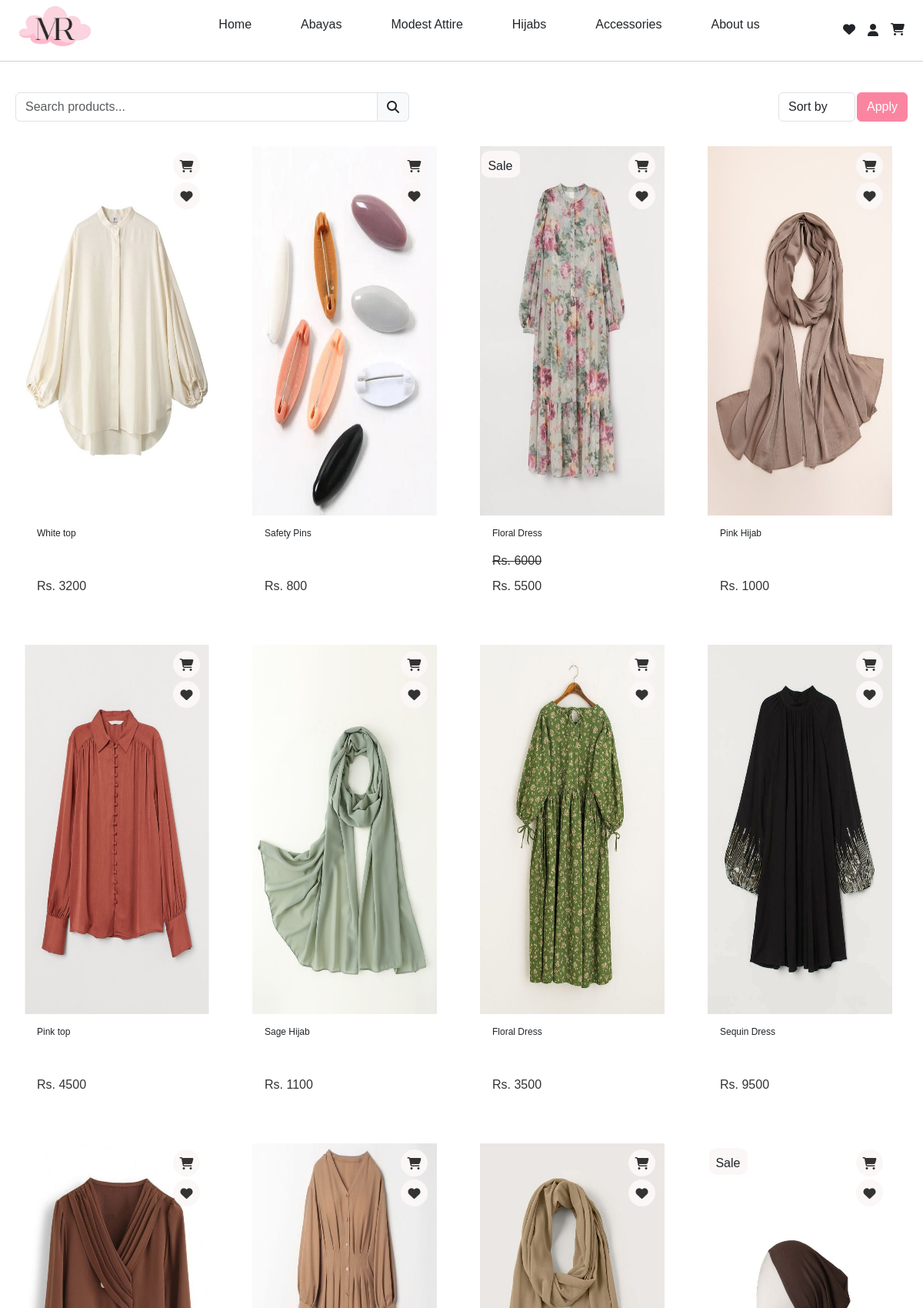
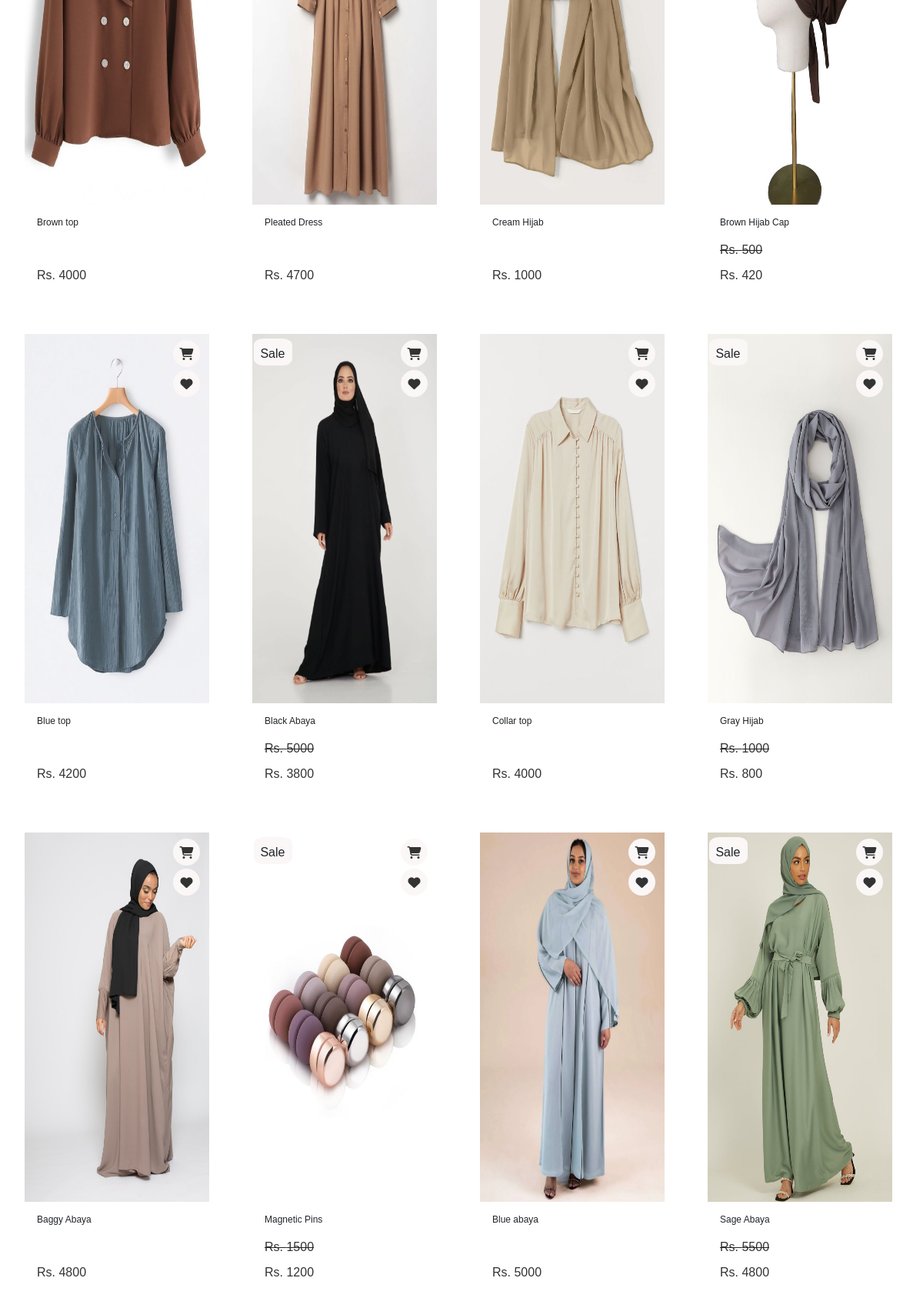
The app's page /home/ (signed in, upper part) with its own data (2 pictures, top to bottom).
### store/models.py (models this page shows, shortened)
class Product(models.Model):
    product_name = models.CharField(max_length=200)
    category = models.ForeignKey(Category,on_delete=models.CASCADE,default=1)
    sub_category= models.ForeignKey(SubCategory,on_delete=models.CASCADE,default=1)
    price = models.DecimalField(default=0,decimal_places=0,max_digits=8)
    desc = models.CharField(max_length=250,default='',blank=True,null=True)
    image = models.ImageField(upload_to='uploads/products/')
    on_sale = models.BooleanField(default=False)
    sale_price = models.DecimalField(default=0,decimal_places=0,max_digits=8)

### store/views.py (the view)
# urls.py: 2. Add a URL to urlpatterns:  path('', views.home, name='home')
def home(request):
    search_query = request.GET.get('search', '')
    sort_option = request.GET.get('sort', '')
    products = Product.objects.all()
    if search_query:
        products = products.filter(product_name__icontains=search_query)
    if sort_option:
        if sort_option == 'price_asc':
            products = products.annotate(
                effective_price=Case(
                    When(on_sale=True, then='sale_price'),
                    default='price',
                    output_field=DecimalField()
                )
            ).order_by('effective_price')
        elif sort_option == 'price_desc':
            products = products.annotate(
                effective_price=Case(
                    When(on_sale=True, then='sale_price'),
                    default='price',
                    output_field=DecimalField()
                )
            ).order_by('-effective_price')
        elif sort_option == 'name_asc':
            products = products.order_by('product_name')
        elif sort_option == 'name_desc':
            products = products.order_by('-product_name')
    else:
        products = list(products)  # Convert to list for shuffling
        random.shuffle(products)
    paginator = Paginator(products, 20)  # Show 20 products per page
    page_number = request.GET.get('page')
    page_obj = paginator.get_page(page_number)
    context = {
        'page_obj': page_obj,
        'search_query': search_query,
        'sort_option': sort_option,
    }
    return render(request, 'product.html', context)

### store/templates/product.html (shortened to what this page needs)
{% extends "base.html" %}
{% load static %}
{% block "content" %}
<div class="container mt-4 top_div" style="display: flex; align-items: center;">
  <form method="GET" class="row g-3" style="width: 100%; display: flex; flex-wrap: nowrap; align-items: center;">
          <div class="col-md-6 search_div" style="flex: 1; margin-right: 10px;">
              <div class="input-group">
                  <input type="text" name="search" class="form-control" placeholder="Search products..." value="{{ request.GET.search }}" aria-describedby="search-icon">
                  <span class="input-group-text" id="search-icon">
                    <i class="fa fa-search"></i>
                </span>
              </div>
          </div>
      <div class="col-md-4 sort_div " style="flex: 1; margin-right: 10px; width: 50px;">
          <select name="sort" class="form-control" style="width: 100px; float: right; margin-right: -2rem;">
              <option value="">Sort by</option>
          </select>
      </div>
      <div class="col-md-2 apply_div" style="flex: 0 0 auto; width: 80px; ">
          <button type="submit" class="btn btn-primary w-10 custom-btn" style="background-color:#fb85a1;
          border-color: #fb85a1;
          float: right;">Apply</button>
      </div>
  </form>
</div>
<div class="product_container">
  {% for product in page_obj %}
    {% if product.on_sale %}
    <div>
      <a class="card" href="{% url 'product_detail' product.id %}">
        <img src="{{ product.image.url }}" class="card-img-Topper" alt="product image">
        <div class="card-body">
          <h5 class="card-title">{{ product.product_name }}</h5>
          <strike><p class="card-text">Rs. {{ product.price }}</p></strike>
          <p class="card-text">Rs. {{ product.sale_price }}</p>
        </div>
        <div class="sale_icon">
          <div class="sale">Sale</div>
        </div>
        <div class="p_card_icon">
          <div class="p_cart_icon p_icon">
            <i class="fa-solid fa-cart-shopping icon_wl_c"></i>
          </div>
          <div class="p_wl_icon p_icon" data-product-id="{{ product.id }}">
            <i class="fa-solid fa-heart icon_wl_c"></i>
          </div>
        </div>
      </a>
    </div>
    {% else %}
    <div>
      <a class="card" href="{% url 'product_detail' product.id %}">
        <img src="{{ product.image.url }}" class="card-img-Topper" alt="product image">
        <div class="card-body">
          <h5 class="card-title">{{ product.product_name }}</h5>
          <p class="card-text">Rs. {{ product.price }}</p>
        </div>
        <div class="p_card_icon">
          <div class="p_cart_icon p_icon">
            <i class="fa-solid fa-cart-shopping icon_wl_c"></i>
          </div>
          <div class="p_wl_icon p_icon" data-product-id="{{ product.id }}">
            <i class="fa-solid fa-heart icon_wl_c"></i>
          </div>
        </div>
      </a>
    </div>
    {% endif %}
  {% endfor %}
</div>
{% endblock "content" %}

### store/static/css/base.css (style rules this page uses)
body a { text-decoration: none; color: inherit; }

### store/static/css/wishlist.css (style rules this page uses)
* { margin: 0; padding: 0; box-sizing: border-box; font-family: 'Arial'; }

### store/static/css/header.css (style rules this page uses)
* { margin: 0; padding: 0; box-sizing: border-box; font-family: 'Arial'; }
a { text-decoration: none; color: #000000; }

### store/static/css/footer.css (style rules this page uses)
* { margin: 0; padding: 0; box-sizing: border-box; font-family: 'Arial'; }
a { text-decoration: none; color: #000000; }

### store/static/css/poster.css (style rules this page uses)
* { margin: 0; padding: 0; box-sizing: border-box; font-family: 'Arial'; }

### store/static/css/boxes.css (style rules this page uses)
.container { max-width: 100%; margin: 0; align-items: center; display: flex; flex-direction: column; }
.row { display: flex; flex-direction: row; align-items: center; justify-content: center; margin: 0; gap: 10px; background-color: #fff; }

### store/static/css/card.css (style rules this page uses)
* { margin: 0; padding: 0; font-family: 'Arial'; }
.product_container { display: grid; grid-template-columns: repeat(4, 1fr); gap: 1rem; align-items: center; justify-content: center; padding: 1rem; }
.card { z-index: 1; width: 20vw; height: 75vh; display: flex; flex-direction: column; border:none; border-radius: none; margin: 1rem; transition: transform 0.3s; position: relative; }
.card-img-Topper { position: relative; width: 100%; height: 80%; }
.card-body { z-index: 2; flex: 1; padding: 1rem; display: flex; flex-direction: column; justify-content: space-between; }
.card-title { font-size: .75rem; margin-bottom: 0.5rem; }
.card-text { color: #333; margin-bottom: 1rem; }
.p_card_icon { display: flex; flex-direction: column; top:1%; position: absolute; right: 10px; justify-content: space-between; justify-content: center; align-items: center; }
.sale_icon { position: absolute; top: 1%; left: 1%; width: 50px; height: 35px; border-radius: 25%; z-index: 4; background-color: #fbf7f7; padding: 0.5rem; cursor: pointer; }
.p_icon { margin: 2px; width: 35px; height: 35px; border-radius: 50%; z-index: 3; background-color: #fbf7f7; padding: 0.5rem; cursor: pointer; display: flex; justify-content: center; align-items: center; }
.icon_wl_c { z-index: 4; color: #333; }

### records on screen
Product: image (picture), product_name "White top", price "3200"
Product: image (picture), product_name "Safety Pins", price "800"
Product: image (picture), product_name "Floral Dress", price "6000", sale_price "5500"
Product: image (picture), product_name "Pink Hijab", price "1000"
Product: image (picture), product_name "Pink top", price "4500"
Product: image (picture), product_name "Sage Hijab", price "1100"
Product: image (picture), product_name "Floral Dress", price "3500"
Product: image (picture), product_name "Sequin Dress", price "9500"
Product: image (picture), product_name "Brown top", price "4000"
Product: image (picture), product_name "Pleated Dress", price "4700"
Product: image (picture), product_name "Cream Hijab", price "1000"
Product: image (picture), product_name "Brown Hijab Cap", price "500", sale_price "420"
Product: image (picture), product_name "Blue top", price "4200"
Product: image (picture), product_name "Black Abaya", price "5000", sale_price "3800"
Product: image (picture), product_name "Collar top", price "4000"
Product: image (picture), product_name "Gray Hijab", price "1000", sale_price "800"
Product: image (picture), product_name "Baggy Abaya", price "4800"
Product: image (picture), product_name "Magnetic Pins", price "1500", sale_price "1200"
Product: image (picture), product_name "Blue abaya", price "5000"
Product: image (picture), product_name "Sage Abaya", price "5500", sale_price "4800"
